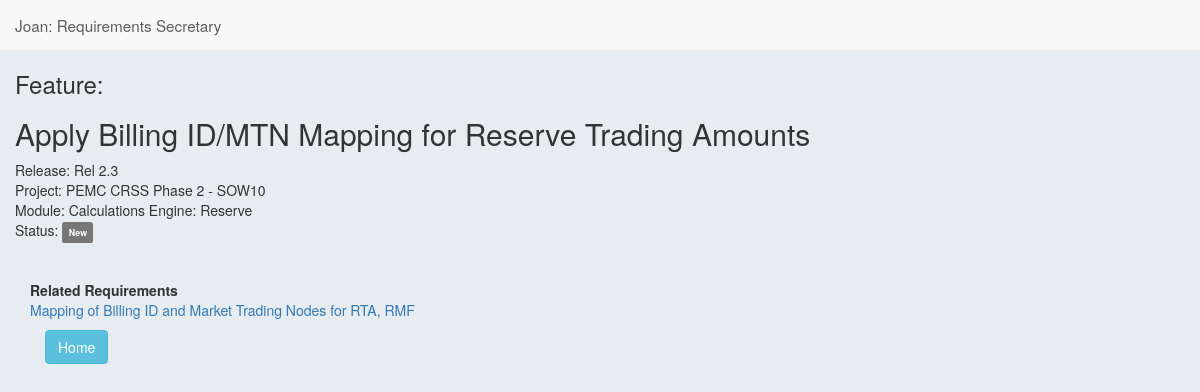
Page /joan/feature/27/ on the committed database.
### joan/models.py (models this page shows, shortened)
class Feature(models.Model):
    NEW = 'NW'
    DONE_USE_CASE = 'DU'
    IN_PROGRESS = 'IP'
    FOR_FV = 'FV'
    DONE = 'DO'
    FEATURE_STATUS_CHOICES = (
        (NEW, 'New'),
        (DONE_USE_CASE, 'UC Done'),
        (IN_PROGRESS, 'In Progress'),
        (FOR_FV, 'For FV'),
        (DONE, 'Done'),
    )
    project = models.ForeignKey(Project, on_delete=models.CASCADE, default=DEFAULT_PROJECT)
    requirements = models.ManyToManyField(Requirement)
    release = models.ForeignKey(Release, on_delete=models.CASCADE, null=True, blank=True)
    feature_heading = models.CharField('Category', max_length=50,blank=True)
    feature_text = models.CharField('Feature Name', max_length=200,unique=True)
    feature_details = models.TextField('Details',max_length=300,blank=True,null=True)
    status = models.CharField(max_length=2,choices=FEATURE_STATUS_CHOICES,default=NEW,)
    created_at = models.DateTimeField(auto_now_add=True,null=True)
    updated_at = models.DateTimeField(auto_now=True,null=True)

class Release (models.Model):
    project = models.ForeignKey(Project, on_delete=models.CASCADE, default=DEFAULT_PROJECT)
    release_name = models.CharField(max_length=50)
    release_target_date = models.DateField(blank=True, null=True)
    release_actual_date = models.DateField(blank=True, null=True)
    release_uat_start_date = models.DateField(blank=True, null=True)
    release_uat_end_date = models.DateField(blank=True, null=True)
    release_details = models.CharField(max_length=70,blank=True)
    def __str__(self):
        return "Rel " + self.release_name

class Project (models.Model):
    project_name = models.CharField(max_length=50,unique = True)
    slug = models.SlugField(max_length=10, null=True,unique=True)
    project_company = models.CharField(max_length=50)
    project_description = models.CharField(max_length=50)
    project_start_date = models.DateField(blank=True,null=True)
    project_end_date = models.DateField(blank=True, null=True)
    created_at = models.DateTimeField(auto_now_add=True,null=True)
    updated_at = models.DateTimeField(auto_now=True,null=True)
    def __str__(self):
        return self.project_name

class Requirement(models.Model):
    project = models.ForeignKey(Project, on_delete=models.CASCADE, default=DEFAULT_PROJECT)
    reqd_id = models.CharField('No.',max_length=15,blank=True)
    requirement_heading = models.CharField('Category', max_length=70,blank=True)
    requirement_text = models.CharField('Requirement Name', max_length=300,unique=True)
    requirement_details = models.TextField('Details',max_length=400,blank=True,null=True)
    created_at = models.DateTimeField(auto_now_add=True,null=True)
    updated_at = models.DateTimeField(auto_now=True,null=True)
    with_reqd_id = models.BooleanField('With Identifier',default=True)
    def __str__(self):
        return self.requirement_heading
    class Meta:
        ordering = ['reqd_id', 'id']

### joan/views.py (the view)
# urls.py: url(r'^feature/(?P<pk>[a-zA-Z0-9-]+)/$', views.FeatureView.as_view(), name='feature'),
class FeatureView(generic.DetailView):
    model = Feature
    template_name = 'joan/feature.html'
    def get_context_data(self, **kwargs):
        context = super(FeatureView, self).get_context_data(**kwargs)
        context['requirement_list'] = Requirement.objects.filter(feature__id__exact=self.kwargs['pk'])
        return context

### joan/templatetags/extras.py (called while the page is built)
@register.inclusion_tag(t)
def show_status(model):
    return {'model': model }

### joan/templates/joan/feature.html (shortened to what this page needs)
{% extends 'joan/base.html' %}
{% load extras %}
  {% block pagecontent %}
<div class="container">
 <div class="row">
<h3>Feature:</h3>
<h2>{{ feature.feature_text }}</h2>
Release: {{ feature.release }} <br>
Project: {{ feature.project }} <br>
Module: {{ feature.feature_heading }} <br>
Status: {% show_status feature %}
</div>
<br>
<br>
<div class="container horizontal-scroll">
   <div class="row">
     <b>Related Requirements</b>
      <ul class="list-unstyled">
      {% for requirement in requirement_list %}
      <li> <a href="{% url 'joan:requirement' requirement.id %}"> {{ requirement }}</a></li>
      {% endfor %}
      </ul>
    </div>
   <a class="btn btn-info" href="{% url 'joan:project' feature.project.id %}">Home</a>
</div>
{% endblock %}

### joan/templates/joan/status.html
{% if model.status == 'NW' %}
<span class="label label-default"><small>{{ model.get_status_display }}</small></span>
{% elif model.status == 'DU' %}
<span class="label label-warning"><small>{{ model.get_status_display }}</small></span>
{% elif model.status == 'IP' %}
<span class="label label-info"><small>{{ model.get_status_display}}</small></span>
{% elif model.status == 'DO' %}
<span class="label label-success"><small>{{ model.get_status_display }}<all></span>
{% elif model.status == 'FV' %}
<span class="label label-warning"><small>{{ model.get_status_display }}<all></span>
{% else %}
<span class="label label-default"><small>{{ model.get_status_display }}<all></span>
{% endif %}

### joan/static/joan/style.css (style rules this page uses)
body { background: #E6ECF0; }
.horizontal-scroll > .row { overflow-x: auto; white-space: nowrap; }

### rows in the picture
Feature: feature_text "Apply Billing ID/MTN Mapping for Reserve Trading Amounts", release "Rel 2.3", project "PEMC CRSS Phase 2 - SOW10", feature_heading "Calculations Engine: Reserve", status "New"
Requirement: requirement_heading "Mapping of Billing ID and Market Trading Nodes for RTA, RMF"
